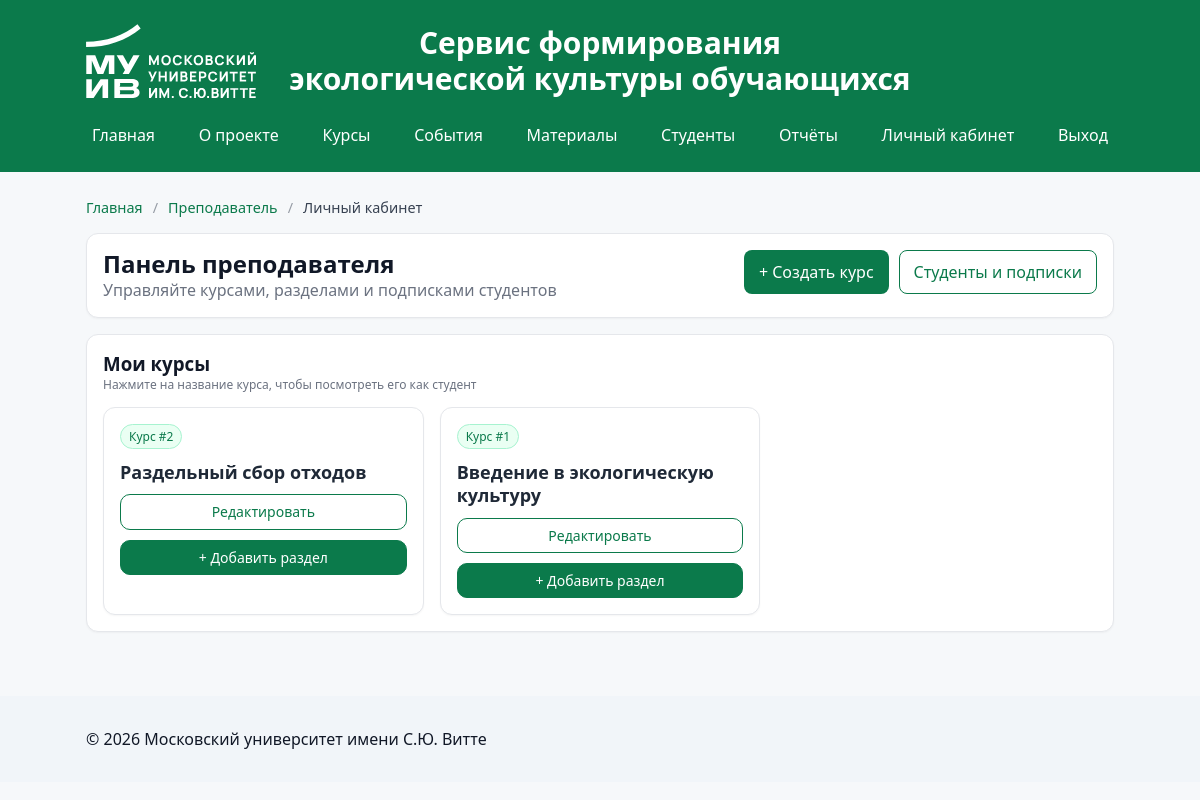
Page /teacher/dashboard.php (signed in) on the committed database.
### tables this page shows
CREATE TABLE `courses` (
  `id` int(11) NOT NULL,
  `title` varchar(200) NOT NULL,
  `short_desc` varchar(500) DEFAULT NULL,
  `content` mediumtext,
  `created_at` timestamp NULL DEFAULT CURRENT_TIMESTAMP
);

### includes/helpers.php (called while the page is built, shortened)
<?php
function h($s){return htmlspecialchars($s ?? '', ENT_QUOTES, 'UTF-8');}
function url($path){
  $cfg_file = __DIR__ . '/config.php';
  $cfg = require $cfg_file;
  $base = rtrim($cfg['app']['base_url'] ?? '', '/');
  $path = ltrim($path, '/');
  return $base . '/' . $path;
}

### includes/config.php (called while the page is built)
<?php
return [
  'db' => [
    'host' => '188.127.239.143',
    'name' => 'ecoservice',
    'user' => 'ecoservice',
    'pass' => 'ukG0Bspo',
    'charset' => 'utf8mb4'
  ],
  'app' => [
    'base_url' => ''
  ]
];

### public/teacher/dashboard.php (the view, shortened to what this page needs)
<?php
require_once __DIR__ . '/../../includes/header.php';
$pdo = db();
$uid = current_user()['id'];
$hasAuthor = false;
try {
  $st = $pdo->prepare("SELECT COUNT(*) AS c
                       FROM INFORMATION_SCHEMA.COLUMNS
                       WHERE TABLE_SCHEMA = DATABASE()
                         AND TABLE_NAME = 'courses'
                         AND COLUMN_NAME = 'author_id'");
  $st->execute();
  $hasAuthor = ((int)($st->fetch()['c'] ?? 0)) > 0;
} catch (Exception $e) { $hasAuthor = false; }
if ($hasAuthor) {
  $courses = $pdo->prepare("SELECT id, title FROM courses WHERE author_id = ? ORDER BY id DESC");
  $courses->execute([$uid]);
  $my = $courses->fetchAll();
} else {
  $my = $pdo->query("SELECT id, title FROM courses ORDER BY id DESC")->fetchAll();
}
?>
<div class="card">
  <div class="card-header">
    <div>
      <h2 class="card-title">Панель преподавателя</h2>
      <div class="card-subtitle">Управляйте курсами, разделами и подписками студентов</div>
    </div>
    <div class="actions">
      <a class="btn" href="<?php echo url('teacher/create_course.php'); ?>">+ Создать курс</a>
      <a class="btn secondary" href="<?php echo url('teacher/students.php'); ?>">Студенты и подписки</a>
    </div>
  </div>
</div>
<div class="card">
  <div class="card-header">
    <div>
      <h3 style="margin:0">Мои курсы</h3>
      <div class="small">Нажмите на название курса, чтобы посмотреть его как студент</div>
    </div>
  </div>
  <?php if (!$my): ?>
    <div class="alert" style="background:#f3f4f6;border:1px solid #e5e7eb;color:#374151">
      <?php echo $hasAuthor ? 'У вас пока нет курсов. Создайте первый курс — и добавьте в него разделы.' : 'Пока нет курсов.'; ?>
    </div>
    <a class="btn" href="<?php echo url('teacher/create_course.php'); ?>">Создать курс</a>
  <?php else: ?>
    <div class="grid" style="margin-top:14px">
      <?php foreach($my as $c): ?>
        <div class="card course-card" style="margin:0">
          <div class="course-meta">
            <span class="badge">Курс #<?php echo (int)$c['id']; ?></span>
          </div>
          <h3>
            <a class="title" href="<?php echo url('learning_view.php?id='.$c['id']); ?>">
              <?php echo h($c['title']); ?>
            </a>
          </h3>
          <div class="course-actions">
            <a class="btn sm secondary" href="<?php echo url('teacher/edit_course.php?id='.$c['id']); ?>">Редактировать</a>
            <a class="btn sm ghost" href="<?php echo url('teacher/add_section.php?course_id='.$c['id']); ?>">+ Добавить раздел</a>
          </div>
        </div>
      <?php endforeach; ?>
    </div>
  <?php endif; ?>
</div>
<?php require_once __DIR__ . '/../../includes/footer.php'; ?>

### public/style.css (style rules this page uses)
* { box-sizing:border-box }
body { margin:0;font-family:system-ui,-apple-system,Segoe UI,Roboto,Ubuntu,'Helvetica Neue',Arial,sans-serif;background:#f6f8fa;color:#111827 }
.card { background:#fff;border:1px solid #e5e7eb;border-radius:12px;padding:16px;margin:16px 0;box-shadow:0 1px 2px rgba(0,0,0,.04) }
.btn { display:inline-block;padding:10px 14px;border-radius:8px;border:1px solid transparent;background:#0b7a4b;color:#fff;text-decoration:none }
.btn.secondary { background:#fff;color:#0b7a4b;border-color:#0b7a4b }
.grid { display:grid;grid-template-columns:repeat(auto-fill,minmax(260px,1fr));gap:16px }
.badge { background:#eafff3;color:#0b7a4b;border:1px solid #a7f3d0;padding:3px 8px;border-radius:999px;font-size:12px }
.card-header { display:flex;gap:16px;align-items:flex-start;justify-content:space-between;flex-wrap:wrap }
.card-header h1,.card-header h2,.card-header h3 { margin:0 }
.card-title { margin:0 0 6px;font-size:24px;line-height:1.2 }
.card-subtitle { color:#6b7280 }
.actions { display:flex;gap:10px;flex-wrap:wrap;align-items:center }
.btn.sm { padding:9px 12px;border-radius:10px;font-size:14px;line-height:1.1 }
.btn.ghost { background:#0b7a4b;color:#fff;border-color:#0b7a4b }
.course-card h3 { margin:12px 0 10px;font-size:18px;line-height:1.3 }
.course-card .title { color:#1f2937;text-decoration:none }
.course-meta { display:flex;justify-content:space-between;align-items:center }
.course-actions { display:flex;flex-direction:column;gap:10px;align-items:stretch }
.course-actions .btn { width:100%;text-align:center }
.small { font-size:12px;color:#6b7280 }

### rows in the picture
courses: id "2", title "Раздельный сбор отходов"
courses: id "1", title "Введение в экологическую культуру"

### other values in the picture
$c['label'] "Главная"
$c['label'] "Преподаватель"
$c['label'] "Личный кабинет"
